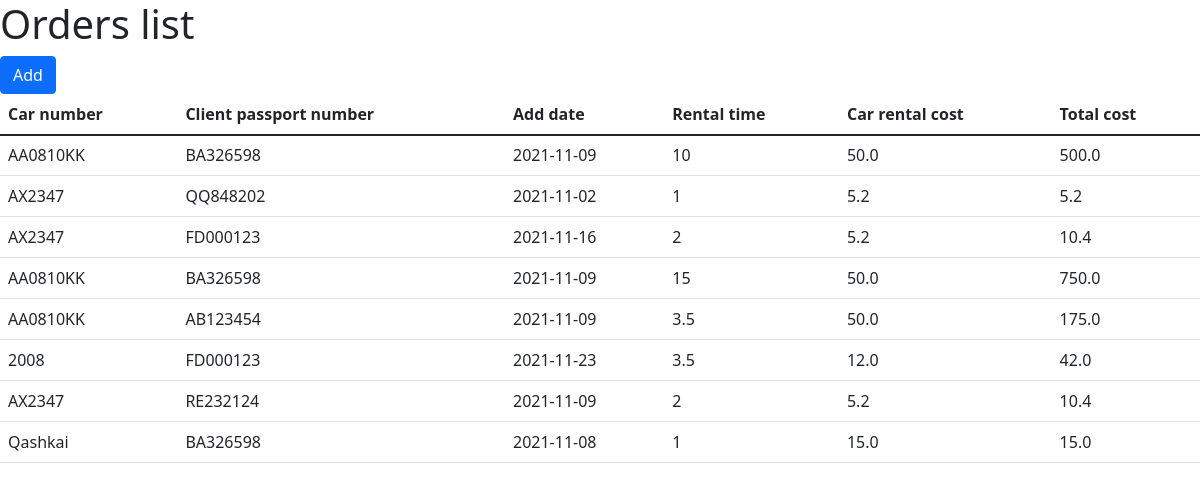
Page /orders-list on the earlier database version.
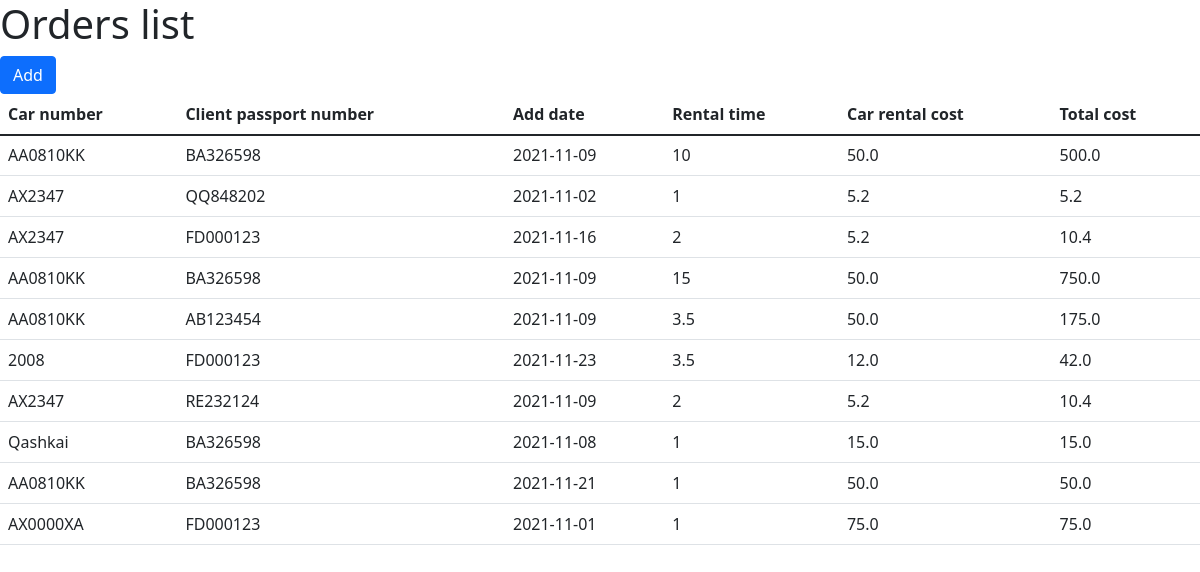
Same page on the later database version.
### main.py (models this page shows, shortened)
class Orders(db.Model):
    id = db.Column(db.Integer, primary_key=True)
    add_date = db.Column(db.String(45), nullable=False)  # db.Column(db.DateTime, default=datetime.utcnow)
    rental_time = db.Column(db.Integer, nullable=False)
    client_id = db.Column(db.String(30), db.ForeignKey('clients.id'))
    car_id = db.Column(db.String(30), db.ForeignKey('cars.id'))

class Cars(db.Model):
    id = db.Column(db.Integer, primary_key=True)
    number = db.Column(db.String(30), nullable=False)
    description = db.Column(db.String(90), nullable=False)
    rental_cost = db.Column(db.Float(), nullable=False)

class Clients(db.Model):
    id = db.Column(db.Integer, primary_key=True)
    passport_number = db.Column(db.String(30), nullable=False)
    first_name = db.Column(db.String(45), nullable=False)
    last_name = db.Column(db.String(45), nullable=False)
    registration_date = db.Column(db.String(45), nullable=False)

### main.py (the view)
@rental_cars.route('/orders-list')
def orders_list():
    g.db = sqlite3.connect('rental_cars.db')
    cur = g.db.execute("""SELECT number, passport_number, add_date, rental_time, rental_cost, (rental_time * rental_cost)
                          FROM (SELECT * FROM orders INNER JOIN clients ON orders.client_id = clients.id
                          INNER JOIN cars ON orders.car_id = cars.id)""")
    linked_orders = cur.fetchall()
    g.db.close()
    return render_template('orders-list.html', linked_orders=linked_orders)

### templates/orders-list.html (shortened to what this page needs)
{% extends 'documentation/html_prototype/static_prototype.html' %}
{% block body %}
<h1>Orders list</h1>
<a href="/add-order" class="btn btn-primary">Add</a>
<table class="table">
    <thead>
        <tr>
            <th scope="col">Car number</th>
            <th scope="col">Client passport number</th>
            <th scope="col">Add date</th>
            <th scope="col">Rental time</th>
            <th scope="col">Car rental cost</th>
            <th scope="col">Total cost</th>
        </tr>
    </thead>
    <tbody>
        <tr>
            {% for row in linked_orders %}
                <tr>
                    <td>{{ row[0] }}</td>
                    <td>{{ row[1] }}</td>
                    <td>{{ row[2] }}</td>
                    <td>{{ row[3] }}</td>
                    <td>{{ row[4] }}</td>
                    <td>{{ row[5] }}</td>
                </tr>
            {% endfor %}
        </tr>
  </tbody>
</table>
{% endblock %}

### templates/documentation/html_prototype/static_prototype.html (shortened to what this page needs)
<!doctype html>
<html lang="en">
<head>
    <link rel="stylesheet" href="{{ url_for('static', filename='css/main.css') }}">
    <link rel="stylesheet" href="https://cdn.jsdelivr.net/npm/bootstrap@5.1.3/dist/css/bootstrap.min.css">
</head>
<body>
    {% block body %}{% endblock %}
</body>
</html>

Differences in the rows shown:
added Orders: number "AA0810KK", passport_number "BA326598", add_date "2021-11-21", rental_time "1", rental_cost "50.0", row "50.0"
added Orders: number "AX0000XA", passport_number "FD000123", add_date "2021-11-01", rental_time "1", rental_cost "75.0", row "75.0"
